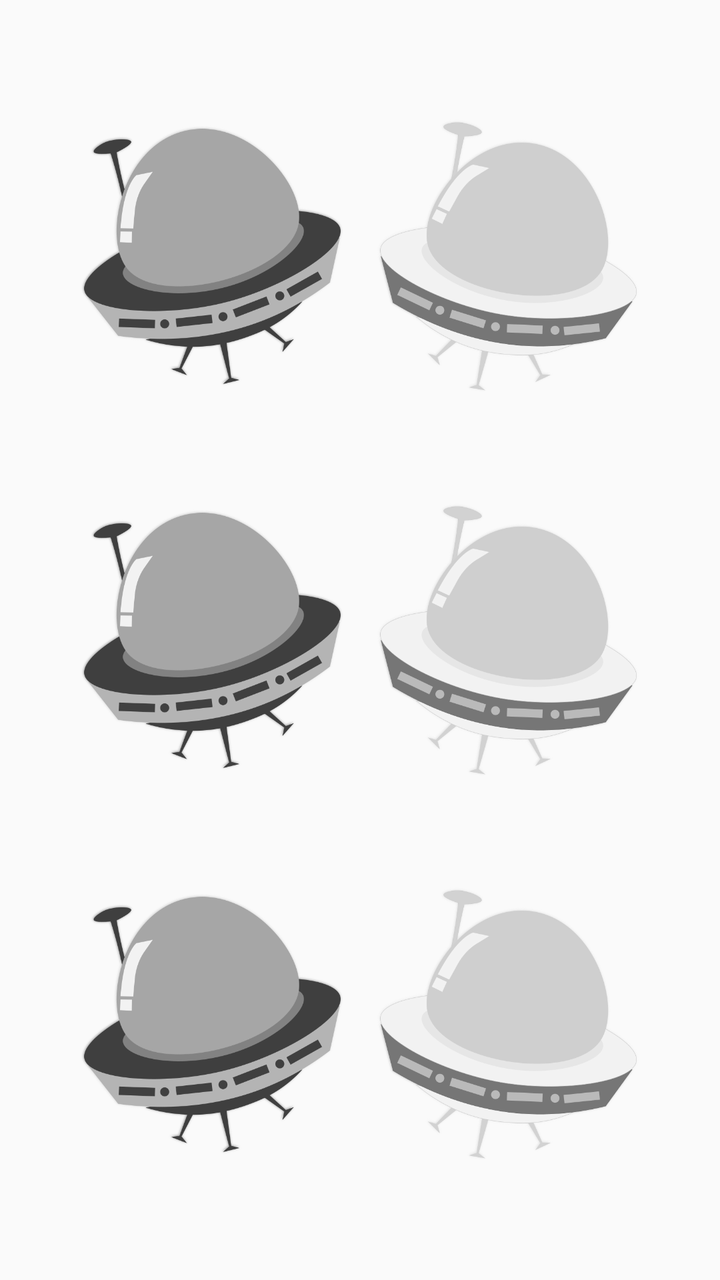
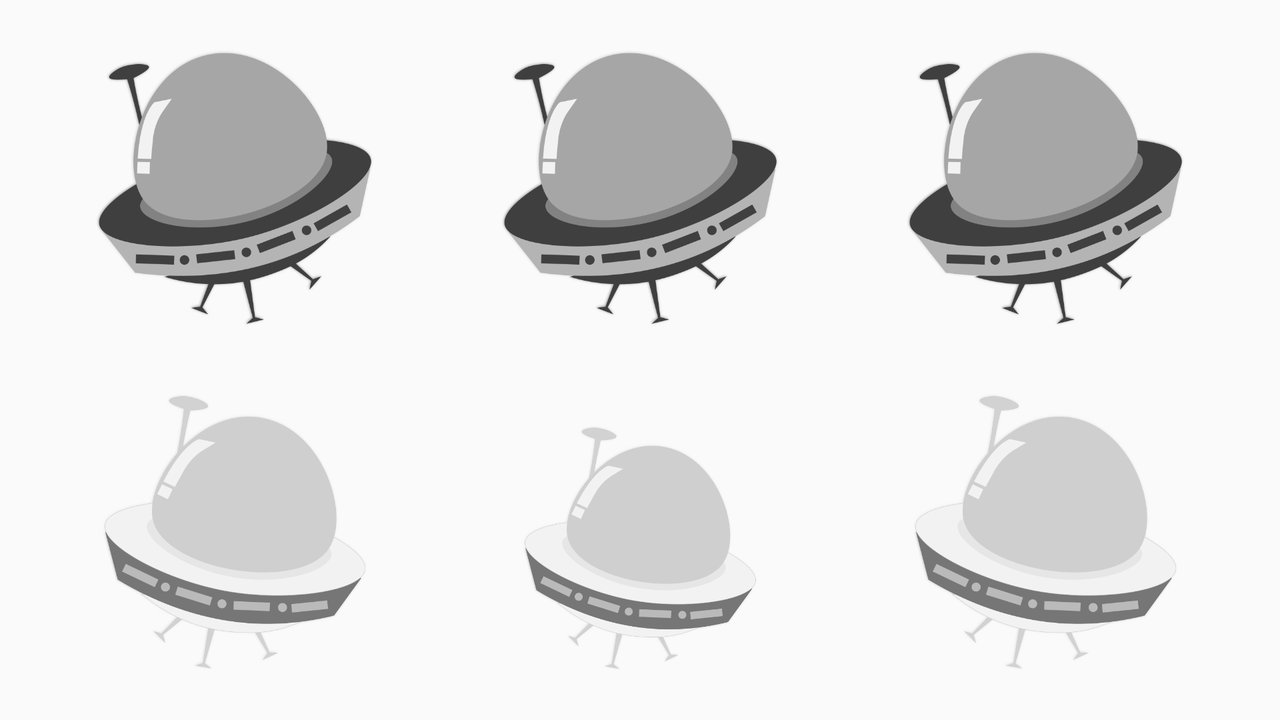

Compare how this app lays out the same screen by default and in its alternative resource folder. The renders come first, then the two layout files and the values they reference.
<!-- AndroidManifest.xml: application theme AppTheme -->
<!-- res/layout/fragment_home_screen4.xml -->
<LinearLayout
    xmlns:android="http://schemas.android.com/apk/res/android"
    android:layout_width="match_parent"
    android:layout_height="match_parent"
    android:layout_margin="@dimen/activity_horizontal_margin"
    android:padding="@dimen/activity_horizontal_margin"
    android:gravity="center"
    android:orientation="horizontal">

    <LinearLayout
        android:layout_width="0dp"
        android:layout_height="match_parent"
        android:layout_weight="1"
        android:orientation="vertical"
        android:gravity="center">

        <include
            android:layout_width="wrap_content"
            android:layout_height="0dp"
            android:layout_weight="1"
            layout="@layout/item_egra_locked"/>

        <include
            android:layout_width="wrap_content"
            android:layout_height="0dp"
            android:layout_weight="1"
            layout="@layout/item_egra_locked"/>

        <include
            android:layout_width="wrap_content"
            android:layout_height="0dp"
            android:layout_weight="1"
            layout="@layout/item_egra_locked"/>
    </LinearLayout>

    <LinearLayout
        android:layout_width="0dp"
        android:layout_height="match_parent"
        android:layout_weight="1"
        android:gravity="center"
        android:orientation="vertical">

        <include
            android:layout_width="wrap_content"
            android:layout_height="0dp"
            android:layout_weight="1"
            layout="@layout/item_egma_locked" />

        <include
            android:layout_width="wrap_content"
            android:layout_height="0dp"
            android:layout_weight="1"
            layout="@layout/item_egma_locked" />

        <include
            android:layout_width="wrap_content"
            android:layout_height="0dp"
            android:layout_weight="1"
            layout="@layout/item_egma_locked" />

    </LinearLayout>

</LinearLayout>
<!-- res/layout/item_egra_locked.xml (included above) -->
<?xml version="1.0" encoding="utf-8"?>
<RelativeLayout
    xmlns:android="http://schemas.android.com/apk/res/android"
    android:layout_width="wrap_content"
    android:layout_height="wrap_content"
    android:maxHeight="@dimen/spaceship_height"
    android:padding="8dp"
    android:gravity="center">

    <ImageView
        android:layout_width="@dimen/spaceship_width"
        android:layout_height="@dimen/spaceship_height"
        android:src="@drawable/egra_locked" />
</RelativeLayout>
<!-- res/layout/item_egma_locked.xml (included above) -->
<?xml version="1.0" encoding="utf-8"?>
<RelativeLayout
    xmlns:android="http://schemas.android.com/apk/res/android"
    android:layout_width="wrap_content"
    android:layout_height="wrap_content"
    android:maxHeight="@dimen/spaceship_height"
    android:padding="8dp"
    android:gravity="center">

    <ImageView
        android:layout_width="@dimen/spaceship_width"
        android:layout_height="@dimen/spaceship_width"
        android:src="@drawable/egma_locked" />
</RelativeLayout>
<!-- resources referenced by this layout -->
<resources>
  <dimen name="activity_horizontal_margin">16dp</dimen>
  <dimen name="spaceship_height">140dp</dimen>
  <dimen name="spaceship_width">140dp</dimen>
  <!-- drawable egma_locked: png bitmap (drawable, 82796 bytes) -->
  <!-- drawable egra_locked: png bitmap (drawable, 75920 bytes) -->
  <style name="AppTheme" parent="Theme.AppCompat.Light.NoActionBar">
          
          <item name="colorPrimary">@color/colorPrimary</item>
          <item name="colorPrimaryDark">@color/colorPrimaryDark</item>
          <item name="colorAccent">@color/colorAccent</item>
          
      </style>
  <color name="colorPrimary">#303F9F</color>
  <color name="colorPrimaryDark">#4D3C6C</color>
  <color name="colorAccent">#679BBE</color>
</resources>
<!-- res/layout-land/fragment_home_screen4.xml (the repository's variant of the layout above) -->
<!-- drawn on the phone turned sideways -->
<LinearLayout xmlns:android="http://schemas.android.com/apk/res/android"
    xmlns:tools="http://schemas.android.com/tools"
    android:layout_width="match_parent"
    android:layout_height="match_parent"
    android:paddingBottom="@dimen/activity_vertical_margin"
    android:paddingLeft="@dimen/activity_horizontal_margin"
    android:paddingRight="@dimen/activity_horizontal_margin"
    android:paddingTop="@dimen/activity_vertical_margin"
    android:gravity="center"
    android:orientation="vertical"
    tools:context=".ui.HomeScreensActivity$PlaceholderFragment">

    <LinearLayout
        android:layout_width="match_parent"
        android:layout_height="0dp"
        android:layout_weight="1"
        android:paddingBottom="@dimen/spaceship_vertical_margin"
        android:gravity="bottom">

        <include
            android:layout_width="0dp"
            android:layout_height="wrap_content"
            android:layout_weight="1"
            layout="@layout/item_egra_locked" />

        <include
            android:layout_width="0dp"
            android:layout_height="wrap_content"
            android:layout_weight="1"
            layout="@layout/item_egra_locked" />

        <include
            android:layout_width="0dp"
            android:layout_height="wrap_content"
            android:layout_weight="1"
            layout="@layout/item_egra_locked" />
    </LinearLayout>

    <LinearLayout
        android:layout_width="match_parent"
        android:layout_height="0dp"
        android:layout_weight="1"
        android:paddingTop="@dimen/spaceship_vertical_margin">

        <include
            android:layout_width="0dp"
            android:layout_height="wrap_content"
            android:layout_weight="1"
            layout="@layout/item_egma_locked" />

        <include
            android:layout_width="0dp"
            android:layout_height="wrap_content"
            android:layout_weight="1"
            android:layout_marginTop="@dimen/activity_vertical_margin"
            layout="@layout/item_egma_locked" />

        <include
            android:layout_width="0dp"
            android:layout_height="wrap_content"
            android:layout_weight="1"
            layout="@layout/item_egma_locked" />

    </LinearLayout>

</LinearLayout>
<!-- resources referenced by the variant -->
<!-- as the phone turned sideways resolves them -->
<resources>
  <dimen name="activity_horizontal_margin">16dp</dimen>
  <dimen name="activity_vertical_margin">16dp</dimen>
  <dimen name="spaceship_height">140dp</dimen>
  <dimen name="spaceship_vertical_margin">8dp</dimen>
  <dimen name="spaceship_width">140dp</dimen>
  <!-- drawable egma_locked: png bitmap (drawable, 82796 bytes) -->
  <!-- drawable egra_locked: png bitmap (drawable, 75920 bytes) -->
  <style name="AppTheme" parent="Theme.AppCompat.Light.NoActionBar">
          
          <item name="colorPrimary">@color/colorPrimary</item>
          <item name="colorPrimaryDark">@color/colorPrimaryDark</item>
          <item name="colorAccent">@color/colorAccent</item>
          
      </style>
  <color name="colorPrimary">#303F9F</color>
  <color name="colorPrimaryDark">#4D3C6C</color>
  <color name="colorAccent">#679BBE</color>
</resources>
